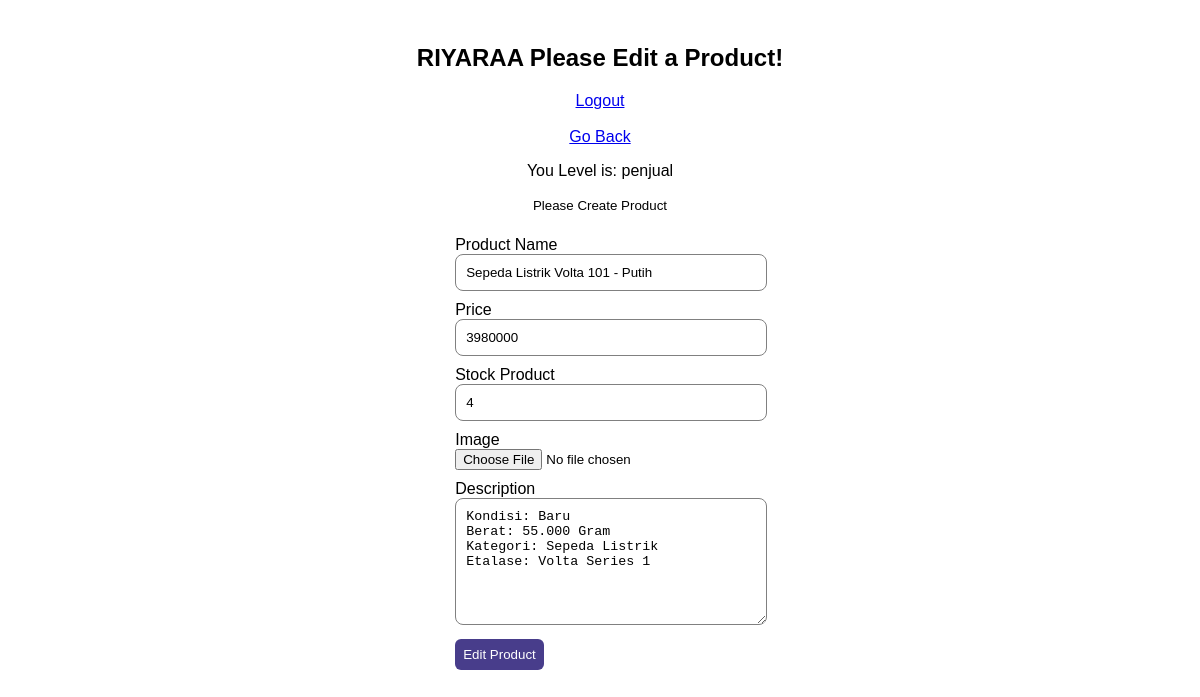
The app's page /admin/edit-admin.php?id=22 (signed in) with its own data.
### tables this page shows
CREATE TABLE `products` (
  `id_migo` int(11) NOT NULL,
  `nama` varchar(200) NOT NULL,
  `harga` int(200) NOT NULL,
  `gambar` varchar(250) NOT NULL,
  `stock` int(200) NOT NULL,
  `deskripsi` char(200) NOT NULL,
  `createdAt` timestamp NOT NULL DEFAULT CURRENT_TIMESTAMP
);

### app.php (called while the page is built, shortened)
<?php
$dbconnect = mysqli_connect("localhost", "root", "root", "lets-migo");
function queryData($query)
{
    global $dbconnect;
    $data = mysqli_query($dbconnect, $query);
    $rows = [];
    while ($row = mysqli_fetch_assoc($data)) {
        $rows[] = $row;
    }
    return $rows;
}

### src/admin/edit-admin.php (the view, shortened to what this page needs)
<?php
require('../../app.php');
$id = $_GET["id"];
$detail = queryData("SELECT * FROM products WHERE id_migo = '$id'")[0];
?>
<!DOCTYPE html>
<html lang="en">
<head>
</head>
<body>
    <div class="container">
        <div class="column">
            <h2 class="title-judul"><?= strtoupper($_SESSION["username"]); ?> Please Edit a Product!</h2>
            <a href="logout.php">Logout</a>
            <br>
            <br>
            <a href="./admin/index.php">Go Back</a>
            <p>You Level is: <?= $_SESSION["level"]; ?></p>
            <small>Please Create Product</small>
        </div>
        <div class="form-create-product">
            <form method="post" enctype="multipart/form-data">
                <label for="nama">Product Name</label>
                <input type="text" name="nama" id="nama" class="input_control" value="<?= $detail["nama"]; ?>">
                <label for="harga">Price</label>
                <input type="text" name="harga" id="harga" class="input_control" value="<?= $detail["harga"]; ?>">
                <label for="stock">Stock Product</label>
                <input type="number" name="stock" id="stock" class="input_control" value="<?= $detail["stock"]; ?>">
                <label for="image">Image</label>
                <input type="file" name="gambar" id="gambar" <?= $detail["gambar"]; ?>>
                <label for="deskripsi">Description</label>
                <textarea name="deskripsi" id="deskripsi" class="input_control" cols="20" rows="7"><?= $detail["deskripsi"]; ?></textarea>
                <button type="submit" name="editProduct" class="btn-product">Edit Product</button>
            </form>
        </div>
    </div>
</body>
</html>

### src/admin/edit-admin.php (style rules this page uses)
.container { padding: 16px; }
.column { font-family: "Poppins", sans-serif; text-align: center; }
.form-create-product { display: flex; justify-content: center; padding: 12px; border-radius: 4px; }
.input_control { width: 100%; padding: 10px 10px 10px 10px; border-radius: 8px; border: 1px solid gray; }
label { display: block; margin-top: 10px; font-family: "Poppins", sans-serif; }
.btn-product { margin-top: 10px; padding: 8px; background: darkslateblue; color: #FFFFFF; border: none; border-radius: 6px; cursor: pointer; }

### records on screen
products: nama "Sepeda Listrik Volta 101 - Putih", harga "3980000", stock "4", deskripsi "Kondisi: Baru Berat: 55.000 Gram Kategori: Sepeda Listrik Etalase: Volta Series 1"

### other values on screen
$_SESSION["username"] "RIYARAA"
$_SESSION["level"] "penjual"
